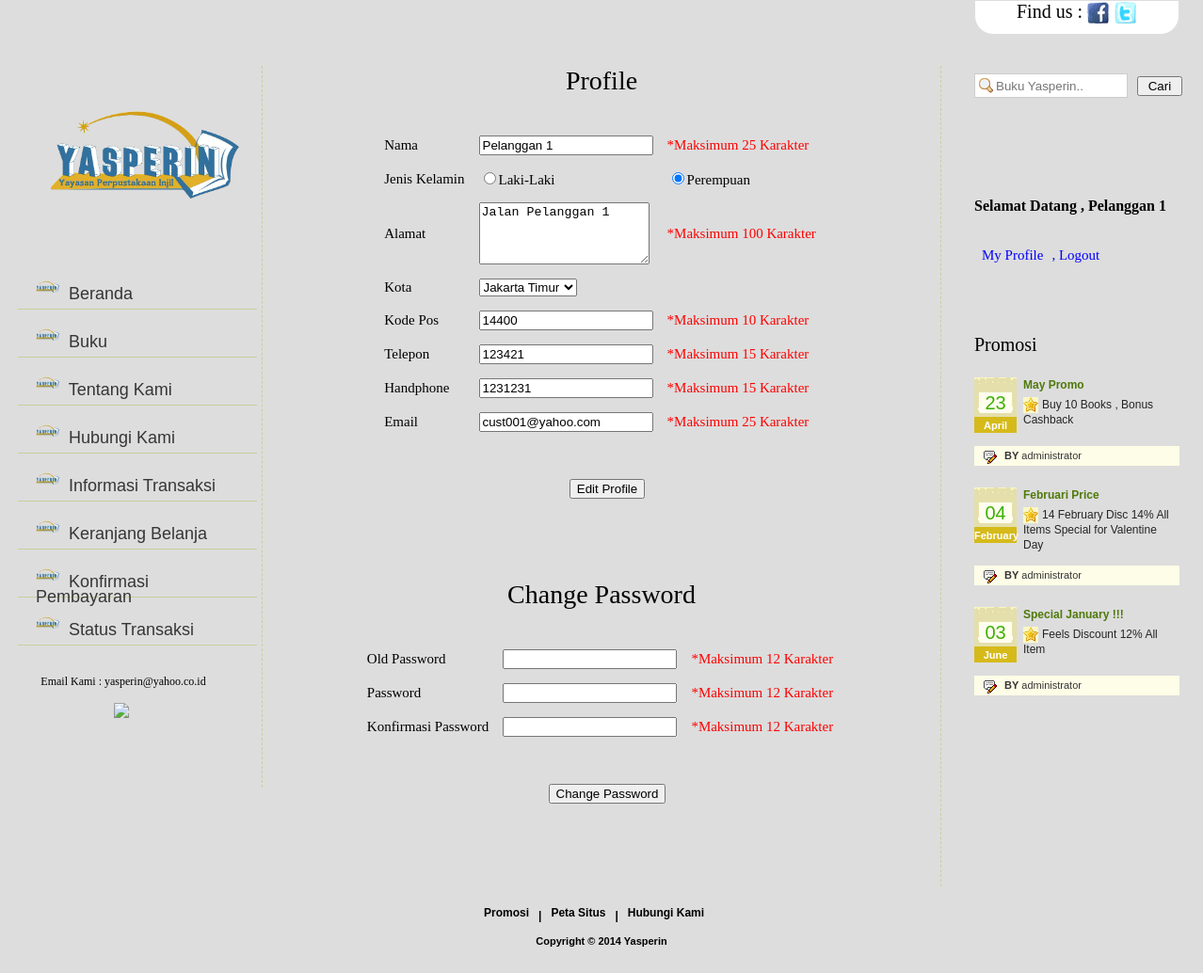
The page /ubah_profil_pelanggan.php (signed in) on the database its author committed.
### tables this page shows
CREATE TABLE IF NOT EXISTS `pelanggan` (
  `IdPelanggan` varchar(6) NOT NULL,
  `Sandi` varchar(50) NOT NULL,
  `Nama` varchar(25) NOT NULL,
  `JenisKelamin` varchar(1) NOT NULL,
  `Alamat` varchar(100) NOT NULL,
  `Kota` varchar(20) NOT NULL,
  `KodePos` varchar(10) NOT NULL,
  `Phone` varchar(15) NOT NULL,
  `Handphone` varchar(15) NOT NULL,
  `Email` varchar(25) NOT NULL,
  PRIMARY KEY (`IdPelanggan`)
);

CREATE TABLE IF NOT EXISTS `promo` (
  `IDPromosi` int(11) NOT NULL AUTO_INCREMENT,
  `JudulPromo` varchar(100) NOT NULL,
  `IsiPromo` text NOT NULL,
  `TglPromo` date NOT NULL,
  `IdPengurus` varchar(15) NOT NULL,
  PRIMARY KEY (`IDPromosi`)
);

### ubah_profil_pelanggan.php (the view, shortened to what this page needs)
<?php
require("header.php");
?>
	<div id="contentWrap">
 		<div id="contentPanel">
		<?php require("leftPanel.php"); ?>
<div id="middlePanel">
   				<div class="top">
    				<h2 align="center">Profile</h2>
    				<?php
						$rs = mysql_query("select * from pelanggan where IdPelanggan='$IdUser'");
						$row = mysql_fetch_array($rs);
					?>
   				</div>
                <div class="bottom">
            	<form action="controller/doUbahProfile.php" method="post">
                <table border="0" align="center" cellspacing="5px" cellpadding="5px">
					<tr>
						<td><label>Nama</label></td>
						<td><input type="text" name="txtnama" id="txtnama" onblur="cekNama()" value="<?php echo $nama ?>"/></td>
						<td><font color="red">*Maksimum 25 Karakter</font></td>
						<td><div id="pic_nama"></div></td>
					</tr>
					<tr>
						<td><label>Jenis Kelamin</label></td>
						<td><input type="radio" name="txtgender" id="gender1" value="M" <?php if($row['JenisKelamin'] == "M") echo "checked='checked'"; ?> />Laki-Laki</td>
						<td><input type="radio" name="txtgender" id="gender2"  value="F" <?php if($row['JenisKelamin'] == "F") echo "checked='checked'"; ?>/>Perempuan</td>
					</tr>
					<tr>
						<td><label>Alamat</label></td>
						<td><textarea name="txtaddress" id="txtaddress" cols="20" rows="4" onblur="cekAddress()"><?php echo $row['Alamat']; ?></textarea></td>
						<td><font color="red">*Maksimum 100 Karakter</font></td>
						<td><div id="pic_address"></div></td>
					</tr>
					<tr>
						<td>Kota</td>
						<td><select name="txtkota">
							<option selected="selected" value="<?php echo $row['Kota']; ?>"><?php echo $row['Kota']; ?></option>
						</select></td>
						<td></td>
					</tr>
					<tr>
						<td><label>Kode Pos</label></td>
						<td><input type="text" name="txtkodepos" id="txtkodepos" onblur="cekKodePos()" value="<?php echo $row['KodePos'] ?>" /></td>
						<td><font color="red">*Maksimum 10 Karakter</font></td>
						<td><div id="pic_kodepos"></div></td>
					</tr>
					<tr>
						<td><label>Telepon</label></td>
						<td><input type="text" name="txtphone" id="txtphone" onblur="cekPhone()" value="<?php echo $row['Phone']; ?>"/></td>
						<td><font color="red">*Maksimum 15 Karakter</font></td>
						<td><div id="pic_phone"></div></td>
					</tr>
					<tr>
						<td><label>Handphone</label></td>
						<td><input type="text" name="txtcell" id="txtcell" onblur="cekCell()" value="<?php echo $row['Handphone'] ?>"/></td>
						<td><font color="red">*Maksimum 15 Karakter</font></td>
						<td><div id="pic_cell"></div></td>
					</tr>
					<tr>
						<td><label>Email</label></td>
						<td><input type="text" name="txtemail" id="txtemail" onblur="cekEmail()" value="<?php echo $row['Email'] ?>" /></td>
						<td><font color="red">*Maksimum 25 Karakter</font></td>
						<td><div id="pic_email"></div></td>
					</tr>
					<tr height="30px"></tr>
					<tr>
						<td colspan="4" align="center"><input type="submit" value="Edit Profile" onclick="return cekEditProfile();" /></td>
					</tr>
					<tr height="20px"></tr>
					<tr>
						<td colspan="4" align="center"><label id="error" style="font-size:12px;color:red" ><?php
						$error = $_REQUEST['error'];
						if($error != NULL)
						echo $error; ?></label></td>
					</tr>
				</table>
                </form>
	</div>
		<div class="top">
		<br/><br/>
				<h2 align="center">Change Password</h2>
		</div>
        <div class="bottom">
            	<form action="controller/doUbahSandiPelanggan.php?id=<?php echo $IdUser; ?>" method="post">
                <table border="0" align="center" cellspacing="5px" cellpadding="5px">
					<tr>
						<td><label>Old Password</label></td>
						<td><input type="password" name="txtoldpassword" id="txtoldpassword"  onblur="cekOldPassword()"/></td>
						<td><font color="red">*Maksimum 12 Karakter</font></td>
						<td><div id="pic_oldpassword"></div></td>
					</tr>
					<tr>
						<td><label>Password</label></td>
						<td><input type="password" name="txtpassword" id="txtpassword"  onblur="cekPassword()"/></td>
						<td><font color="red">*Maksimum 12 Karakter</font></td>
						<td><div id="pic_password"></div></td>
					</tr>
					<tr>
						<td><label>Konfirmasi Password</label></td>
						<td><input type="password" name="txtconfirm" id="txtconfirm" onblur="cekConfirm()" /></td>
						<td><font color="red">*Maksimum 12 Karakter</font></td>
						<td><div id="pic_confirm"></div></td>
					</tr>
					<tr height="30px"></tr>
					<tr>
						<td colspan="4" align="center"><input type="submit" value="Change Password" onclick="return cekChangePassword();" /></td>
					</tr>
					<tr height="20px"></tr>
					<tr>
						<td colspan="4" align="center"><label id="error" style="font-size:12px;color:red" ><?php
						$error2 = $_REQUEST['error2'];
						if($error2 != NULL)
						echo $error2; ?></label></td>
					</tr>
				</table>
                </form>
			</div>
  			</div>
	<?php
			require("rightPanel.php");
		?>
 		</div>
	</div>
	<?php
		require("footer.php");
	?>
</body>
</html>

### rightPanel.php (shortened to what this page needs)
<div id="rigtPanel">
			<div id="header-search" >
			<form method="post" action="cari_buku.php">
			<input type="text" name="txtsearch" class="search" placeholder="Buku Yasperin.." id="search" />
			<input type="submit" value=" Cari "  />
			</form>
			</div>
			   <div class="contacts">
			   	<br/><br/>
				<?php
					if($nama == NULL || $nama == "")
					{
				?>
   				<h2>Login</h2>
				<form method="POST" action="controller/doLoginUser.php">
   				<input class="inp" name="txtusername" type="text" value="-- Email --" onfocus="if(this.value=='-- Email --')this.value=''" onblur="if(this.value=='')this.value='-- Email --'"/>
   				<input class="inp" name="txtpassword" type="password" value="-- Password --" onfocus="if(this.value=='-- Password --')this.value=''" onblur="if(this.value=='')this.value='-- Password --'"/>
   				<div style="clear:both;"></div>
				<br/>
				<input type="submit" value="Login" style="width:70px;height:25px;margin-right:10px"/>
				<br/>
				<a href="lupasandi.php">Lupa Password ?</a>
				<br/>
				<div class="error">
				 <?php
					$err = $_REQUEST['err'];
					if ($err)
					{
						echo("$err");
					}
				?>
				</div>
				</form>
				<?php
					}
					else
					{
				?>
					<h4>Selamat Datang , <?php echo $nama; ?></h4>
					<table>
					<tr>
					<?php
						if($TipeAkses == "Pelanggan")
						{
					?>
						<td><a href="ubah_profil_pelanggan.php">My Profile</a></td>
					<?php
						}
						else
						{
					?>
						<td><a href="ubah_profil_pengurus.php">My Profile</a></td>
					<?php
						}
					?>
						<td><a href="controller/doLogout.php">, Logout</a> </td>
					</tr>
					</table>
				<?php
					}
				?>
  				</div>
  				<div class="services">
			<br/><br/>
			<br/><br/>
   				<h2>Promosi</h2>
   				<ul>
				<?php
				$rs = mysql_query("select * from promo order by IDPromosi desc");
				while($row = mysql_fetch_array($rs))
				{
				$date = $row["TglPromo"];
				?>
    					<li>
      						<div class="cal"><?php echo date("d", strtotime($date)); ?><span><?php echo date("F", strtotime($date)); ?></span></div>
      						<h2><?php echo $row["JudulPromo"]; ?></h2>
      						<p><?php echo $row["IsiPromo"]; ?></p>
      						<div class="author"><span>BY</span> administrator</div>
    					</li>
				<?php
					}
				?>
   				</ul>
  				</div>
 			</div>

### styles.css (style rules this page uses)
body { margin:0px; padding:0px; background:#DDDDDD;font-family:Verdana; }
#contentWrap { width:100%; margin:0px; padding:0px; float:left; background:#DDDDDD repeat-x }
#contentPanel { width:1240px; margin:0 auto; padding:33px 0 0 0 }
#header-search { bottom: 0; right: 0; width: 252px; height: 34px; padding: 8px 0 25px 0px; }
input.search { background:#FFFFFF url(images/search.png) no-repeat 4px 4px; padding:4px 4px 4px 22px; border:1px solid #CCCCCC; width: 135px; height: 16px; margin-right: 6px; color:#5F5F5F; }
#middlePanel { width:688px; margin:0px; padding:0 0 38px 32px; float:left; border-right:#c6d09d dashed 1px }
#middlePanel .top { width:650px; margin:0px; padding:0 0 0 3px; float:left }
#middlePanel .top h2 { width:650px; margin:0px; padding:0px; float:left; font-family:Verdana; font-size:28px; color:#000000; line-height:32px; font-weight:normal }
#middlePanel .bottom { width:668px; margin:32px 0 0 0; padding:0px; float:left; font-family:Verdana; font-size:15px; }
#rigtPanel { width:218px; margin:0px; padding:0 0 0 35px; float:left }
#rigtPanel .services { width:218px; margin:0px; padding:0px; float:left }
#rigtPanel .services h2 { width:218px; margin:0px; padding:0px; float:left; font-family:Verdana; font-size:20px; color:#000000; line-height:24px; font-weight:normal }
#rigtPanel .services ul { width:218px; margin:23px 0 0 0; padding:0px; float:left; display:block }
#rigtPanel .services ul li { width:218px; margin:0px; padding:0 0 23px 0; float:left; display:block }
#rigtPanel .services ul li .cal { width:45px; height:44px; margin:0px; padding:15px 0 0 0; float:left; font-family:Arial; font-size:20px; color:#3bb000; line-height:24px; text-align:center; background:url(images/calendar.jpg) no-repeat }
#rigtPanel .services ul li .cal span { width:45px; float:left; padding:0px; font-family:Arial; font-size:11px; color:#FFFFFF; text-align:center; font-weight:bold; margin:0px }
#rigtPanel .services ul li h2 { width:164px; margin:0px; padding:0 0 0 7px; float:left; font-family:Arial; font-size:12px; color:#4f790a; line-height:16px; font-weight:bold }
#rigtPanel .services ul li p { width:165px; margin:5px 0 0 0; padding:0 0 0 7px; float:left; font-family:Arial; font-size:12px; color:#252525; line-height:16px; text-indent:20px; background:url(images/star.jpg) no-repeat 7px 0 }
#rigtPanel .services ul li .author { width:186px; height:21px; margin:14px 0 0 0; padding:0 0 0 32px; float:left; font-family:Arial; font-size:11px; color:#343434; line-height:20px; background:#fefde7 url(images/author.jpg) no-repeat 10px 0 }
#rigtPanel .services ul li .author span { font-weight:bold }
#rigtPanel .contacts { width:220px; margin:16px 0 0 0; padding:0px; float:left ;font-family:Verdana; }
#rigtPanel .contacts a { height:16px; margin:10px 0 0 0; margin-left:5px; padding:0px; float:left; color:blue; font-family:Verdana; font-size:15px; text-decoration:none; }

### rows shown on the page
pelanggan: JenisKelamin "☑", txtaddress "Jalan Pelanggan 1", txtkota "Jakarta Timur", txtkodepos "14400", txtphone "123421", txtcell "1231231", txtemail "cust001@yahoo.com"
promo: TglPromo "23", TglPromo "April", JudulPromo "May Promo", IsiPromo "Buy 10 Books , Bonus Cashback"
promo: TglPromo "04", TglPromo "February", JudulPromo "Februari Price", IsiPromo "14 February Disc 14% All Items Special for Valentine Day"
promo: TglPromo "03", TglPromo "June", JudulPromo "Special January !!!", IsiPromo "Feels Discount 12% All Item"

### other values the page prints
$nama "Pelanggan 1"
